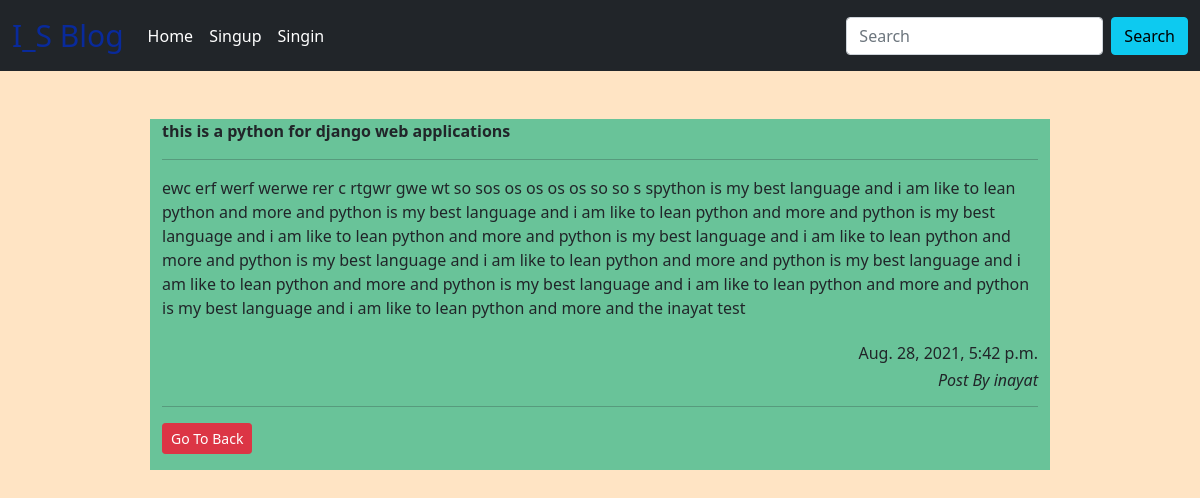
/test/2/, run on the app's committed database.
### blog/models.py (models this page shows)
class POST(models.Model):
    user = models.ForeignKey(User,on_delete=models.CASCADE)
    title = models.CharField(max_length=50)
    post = models.TextField(max_length=1000)
    date = models.DateTimeField(auto_now_add=True)

### blog/views.py (the view)
# urls.py: path('test/<int:id>/',views.testing,name='test'),
def testing(request,id):
    pi = POST.objects.get(pk=id)
    return render(request,'fullpost.html',{'data':pi})

### blog/templates/fullpost.html (shortened to what this page needs)
{% extends 'base.html' %}
{% block body %}
<div class="container col-md-9 my-md-5 bg">
<b>{{data.title}}</b><br><hr>
{{ data.post }}
<br><br>
<h6 class="tx"> {{data.date}}</h6>
<b><i><h6 class="tx"> Post By {{data.user}}</h6></i></b>
    <hr>
    <a href="/" class="btn btn-danger btn-sm mb-3">Go To Back</a>
</div>
{% endblock body %}

### blog/templates/base.html (style rules this page uses)
.tx { text-align: right; }
.bg { background-color: rgb(105, 195, 153); }
body { background-color: bisque; }

### data on the page
POST: title "this is a python for django web applications", post "ewc erf werf werwe rer c rtgwr gwe wt so sos os os os os so so s spython is my best language and i am like to lean python and more and python is my best language and i am like to lean python and more and python is my best language and i am like to lean python and more and python is my best language and i am like to lean python and more and python is my best language and i am like to lean python and more and python is my best language and i am like to lean python and more and python is my best language and i am like to lean python and more and python is my best language and i am like to lean python and more and the inayat test", date "Aug. 28, 2021, 5:42 p.m.", user "inayat"
